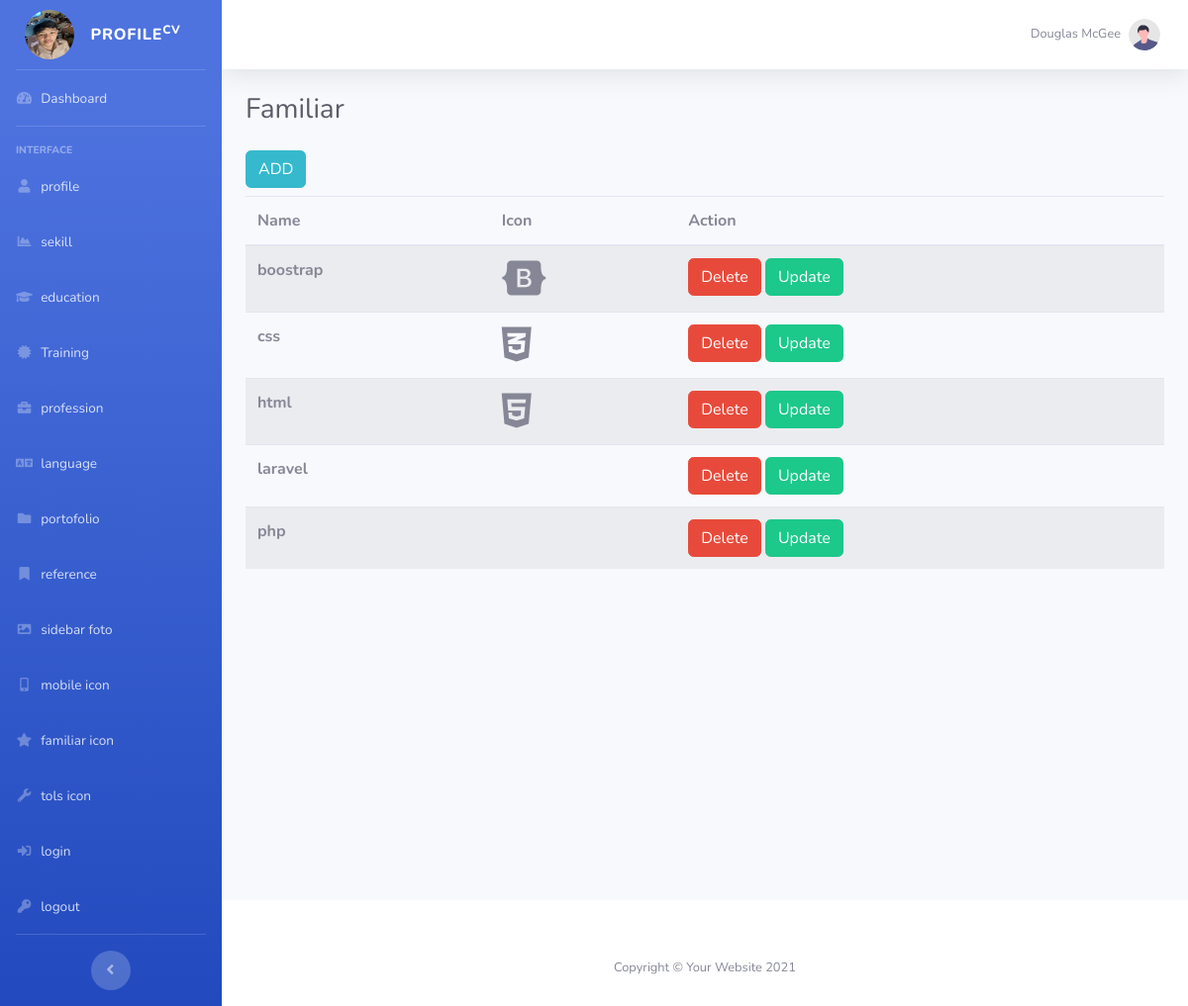
The app's page /tabel_familiar.php (signed in) with its own data.
### tables this page shows
CREATE TABLE `familiar` (
  `id_familiar` int(11) NOT NULL,
  `nama` varchar(300) NOT NULL,
  `icon` varchar(300) NOT NULL
);

### tabel_familiar.php (the view, shortened to what this page needs)
<?php
include "connection.php";
$select_familiar = mysqli_query($koneksi, "SELECT * FROM familiar ORDER BY id_familiar DESC");
?>
<?php include "header.php"; ?>
<body id="page-top">
    <div id="wrapper">
        <?php include "sidebar.php"; ?>
        <div id="content-wrapper" class="d-flex flex-column">
            <div id="content">
                <?php include "topbar.php"; ?>
                <div class="container-fluid">
                    <div class="d-sm-flex align-items-center justify-content-between mb-4">
                        <h1 class="h3 mb-0 text-gray-800">Familiar</h1>
                    </div>
<a href="form_familiar.php" class="btn btn-info mb-2">ADD</a>
                    <table class="table table-striped">
                        <thead>
                            <tr>
                                <th scope="col">Name</th>
                                <th scope="col">Icon</th>
                                <th scope="col">Action</th>
                            </tr>
                        </thead>
                        <tbody>
                            <?php while ($tampil = mysqli_fetch_object($select_familiar)): ?>
                                <tr>
                                    <th scope="row"><?php echo $tampil->nama; ?></th>
                                    <td>
                                        <?php
                                        if (!empty($tampil->icon) && file_exists("foto/" . $tampil->icon)) :
                                        ?>
                                            <img src="foto/<?php echo $tampil->icon; ?>" width="50" class="img-fluid" alt="Icon">
                                        <?php else : ?>
                                            <i style="font-size:40px" class="<?php echo $tampil->icon; ?>"></i>
                                        <?php endif; ?>
                                    </td>
                                    <td>
<a href="delete_familiar.php?id_familiar=<?php echo $tampil->id_familiar; ?>"
                                           class="btn btn-danger"
                                           onclick="return confirm('Confirm to delete?')">Delete</a>
<a href="update_form_familiar.php?id_familiar=<?php echo $tampil->id_familiar; ?>"
                                           class="btn btn-success">
                                            Update
                                        </a>
                                    </td>
                                </tr>
                            <?php endwhile; ?>
                        </tbody>
                    </table>
                </div>
            </div>
            <?php include "footer.php"; ?>
        </div>
    </div>
</body>
</html>

### records on screen
familiar: nama "boostrap"
familiar: nama "css"
familiar: nama "html"
familiar: nama "laravel"
familiar: nama "php"
